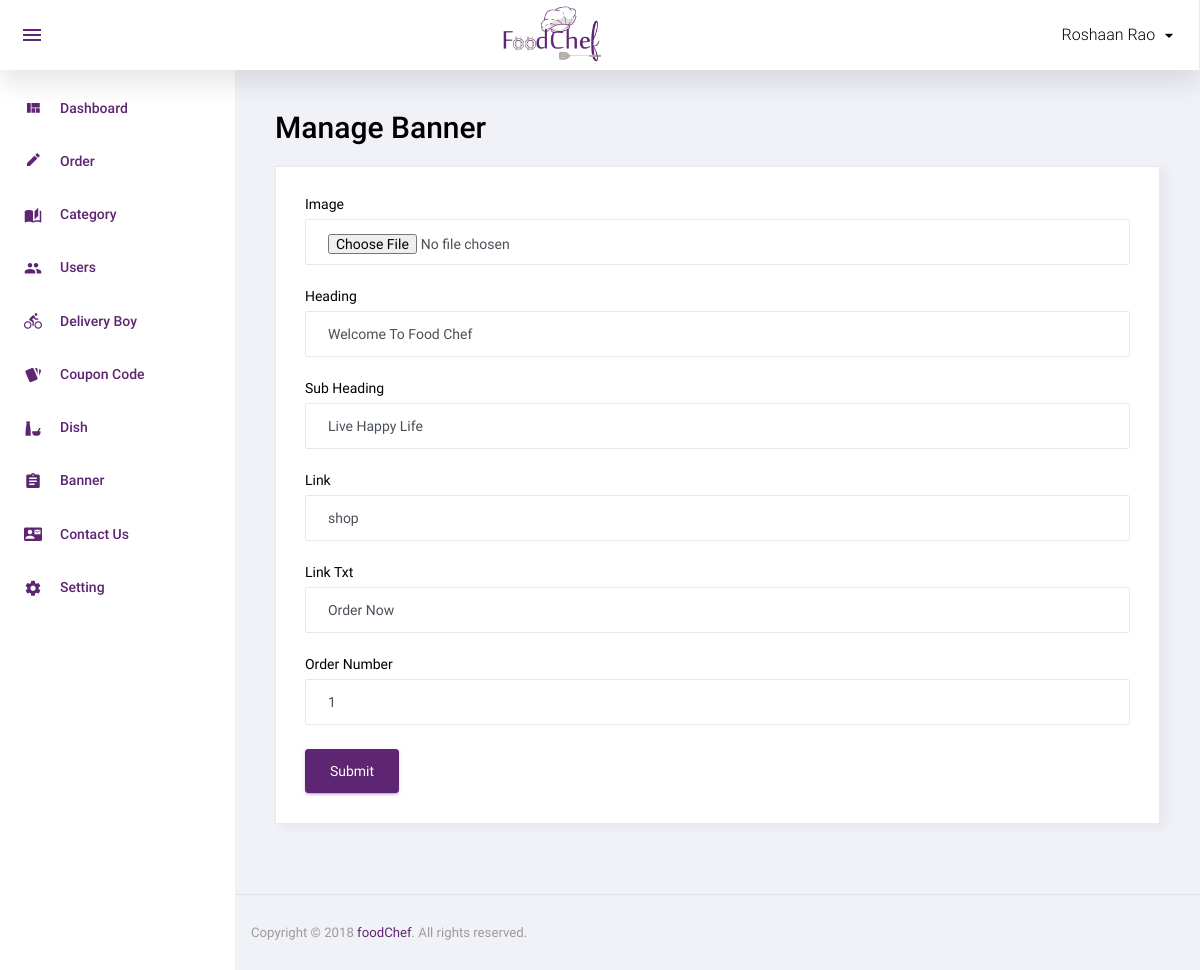
Page /admin/manage_banner.php?id=3 (signed in) on the committed database.
### tables this page shows
CREATE TABLE `banner` (
  `id` int(11) NOT NULL,
  `image` varchar(100) NOT NULL,
  `heading` varchar(500) NOT NULL,
  `sub_heading` varchar(500) NOT NULL,
  `link` varchar(100) NOT NULL,
  `link_txt` varchar(100) NOT NULL,
  `order_number` int(11) NOT NULL,
  `added_on` datetime NOT NULL,
  `status` int(11) NOT NULL
);

### function.inc.php (called while the page is built, shortened)
<?php
function get_safe_value($str){
	global $con;
	$str=mysqli_real_escape_string($con,$str);
	return $str;
}
	?>

### admin/manage_banner.php (the view, shortened to what this page needs)
<?php
include('top.php');
$heading="";
$sub_heading="";
$link="";
$link_txt="";
$order_number="";
$image_status='required';
if(isset($_GET['id']) && $_GET['id']>0){
	$id=get_safe_value($_GET['id']);
	$row=mysqli_fetch_assoc(mysqli_query($con,"select * from banner where id='$id'"));
	$heading=$row['heading'];
	$sub_heading=$row['sub_heading'];
	$link=$row['link'];
	$link_txt=$row['link_txt'];
	$order_number=$row['order_number'];
	$image_status='';
}
?>
<div class="row">
			<h1 class="grid_title ml10 ml15">Manage Banner</h1>
            <div class="col-12 grid-margin stretch-card">
              <div class="card">
                <div class="card-body">
                  <form class="forms-sample" method="post" enctype="multipart/form-data">
					<div class="form-group">
                      <label for="exampleInputName1">Image</label>
                      <input type="file" class="form-control" placeholder="Image" name="image" <?php echo $image_status?>>
                    </div>
                    <div class="form-group">
                      <label for="exampleInputName1">Heading</label>
                      <input type="text" class="form-control" placeholder="Heading" name="heading" required value="<?php echo $heading?>">
                    </div>
					<div class="form-group">
                      <label for="exampleInputName1">Sub Heading</label>
                      <input type="text" class="form-control" placeholder="Sub Heading" name="sub_heading" required value="<?php echo $sub_heading?>">
                    </div>
					<div class="form-group">
                      <label for="exampleInputName1">Link</label>
                      <input type="text" class="form-control" placeholder="Link" name="link" required value="<?php echo $link?>">
                    </div>
					<div class="form-group">
                      <label for="exampleInputName1">Link Txt</label>
                      <input type="text" class="form-control" placeholder="Link txt" name="link_txt" required value="<?php echo $link_txt?>">
                    </div>
                    <div class="form-group">
                      <label for="exampleInputEmail3" required>Order Number</label>
                      <input type="textbox" class="form-control" placeholder="Order Number" name="order_number"  value="<?php echo $order_number?>">
                    </div>
                    <button type="submit" class="btn btn-primary mr-2" name="submit">Submit</button>
                  </form>
                </div>
              </div>
            </div>
		 </div>
<?php include('footer.php');?>

### rows in the picture
banner: heading "Welcome To Food Chef", sub_heading "Live Happy Life", link "shop", link_txt "Order Now", order_number "1"

### other values in the picture
$_SESSION['ADMIN_USER'] "Roshaan Rao"
